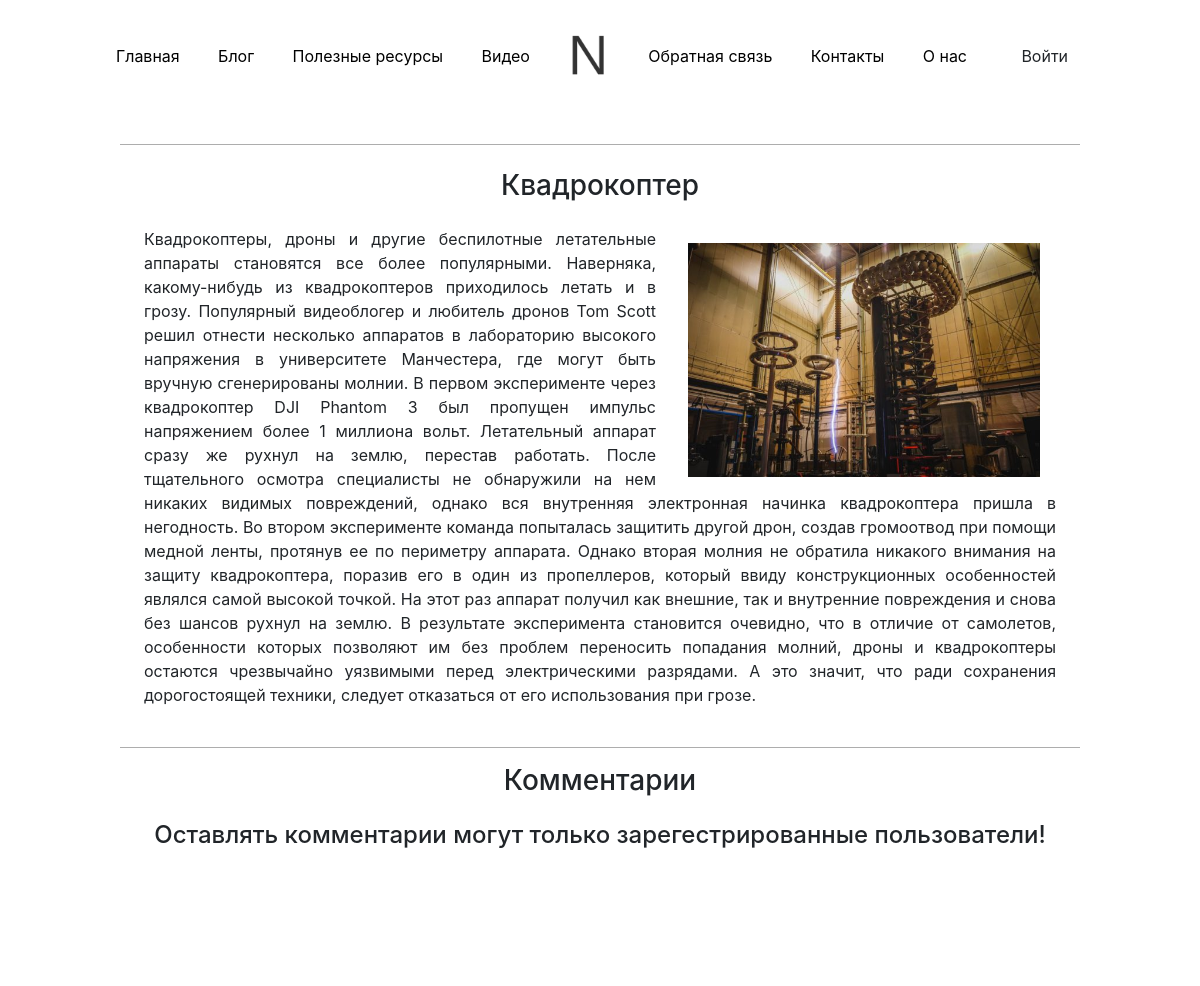
Page /blogcontent/32 on the committed database.
### mainApp/models.py (models this page shows, shortened)
class Blog(models.Model):
    picture = models.ImageField(null=True, blank=True, upload_to="")
    title = models.CharField('Сообщение', max_length=50)
    description = models.CharField("Краткое содержание", max_length=150)
    content = models.TextField("Полное содержание")
    posted = models.DateTimeField("Время", default=datetime.now)

### mainApp/views.py (the view)
# urls.py: path('blogcontent/<int:pk>', views.blogcontent, name='blogcontent'),
def blogcontent(request, pk):
    post = Blog.objects.get(id=pk)
    comment = Comment.objects.filter(post = pk).order_by('-time')
    if request.user.is_authenticated:
        user_first_name = request.user.first_name
        user_last_name = request.user.last_name
        if request.method == 'POST':
            form = CommentForm(request.POST)
            if form.is_valid():
                form2 = form.save(commit=False)
                form2.user = request.user
                form2.time = datetime.now()
                form2.post = post
                form2.save()
                form = CommentForm()
        else:
            form = CommentForm()
        context = {'user_first_name': user_first_name, 'user_last_name': user_last_name, 'footertitle': 'Блог', 'form': form, 'post': post, 'comment': comment}
    else:
        context = {'post': post}
    return render(request, 'mainApp/blogcontent.html', context)

### mainApp/templates/mainApp/blogcontent.html (shortened to what this page needs)
{% extends "mainApp/index.html" %}
{% block content %}
<div class="blogcontent-px">
   <div class="blogcontent">
      <h3>{{ post.title }}</h3>
      <img class="img1" src="{{ post.picture.url }}" alt="">
      <p>{{ post.content }}</p>
   </div>
   <h3 class="title-blogcontent-px">Комментарии</h3>
   {% if user.is_authenticated %}
   <div class="blogcontent-comment">
      <form method="POST">
         {% csrf_token %}
         {{ form.comment }}
         <button type="submit" value="Отправить">Добавить</button>
      </form>
   </div>
   {% else %}
   <h4>Оставлять комментарии могут только зарегестрированные пользователи!</h4>
   {% endif %}
</div>
{% endblock %}

### mainApp/static/css/main.css (style rules this page uses)
body { padding-top: 7rem; }
body { position: relative; padding-bottom: 6rem; min-height: 100vh; }
.blogcontent-px { display: flex; flex-direction: column; align-items: center; padding: 2rem 0; }
.blogcontent { width: 80%; border-bottom: 1px solid rgb(173, 173, 173); padding: 1.5rem; border-top: 1px solid rgb(173, 173, 173); padding: 1.5rem; }
.img1 { display: block; float: right; padding: 1rem 1rem 0.5rem 2rem; width: 400px; }
.blogcontent h3 { padding-bottom: 1rem; text-align: center; }
.blogcontent p { text-align: justify; }
.title-blogcontent-px { padding: 1rem; text-align: center; }

### mainApp/static/css/bootnik.css (style rules this page uses)
*,::before,::after { box-sizing:border-box }
html { font-family:sans-serif;line-height:1.15;-webkit-text-size-adjust:100%;-ms-text-size-adjust:100%;-ms-overflow-style:scrollbar;-webkit-tap-highlight-color:transparent }
body { margin:0;font-family:-apple-system,BlinkMacSystemFont,"Segoe UI",Roboto,"Helvetica Neue",Arial,sans-serif,"Apple Color Emoji","Segoe UI Emoji","Segoe UI Symbol";font-size:1rem;font-weight:400;line-height:1.5;color:#212529;text-align:left;background-color:#fff }
h1,h2,h3,h4,h5,h6 { margin-top:0;margin-bottom:.5rem }
p { margin-top:0;margin-bottom:1rem }
img { vertical-align:middle;border-style:none }
h1,h2,h3,h4,h5,h6,.h1,.h2,.h3,.h4,.h5,.h6 { margin-bottom:.5rem;font-family:inherit;font-weight:500;line-height:1.2;color:inherit }
h3,.h3 { font-size:1.75rem }
h4,.h4 { font-size:1.5rem }

### rows in the picture
Blog: title "Квадрокоптер", picture (picture), content "Квадрокоптеры, дроны и другие беспилотные летательные аппараты становятся все более популярными. Наверняка, какому-нибудь из квадрокоптеров приходилось летать и в грозу. Популярный видеоблогер и любитель дронов Tom Scott решил отнести несколько аппаратов в лабораторию высокого напряжения в университете Манчестера, где могут быть вручную сгенерированы молнии. В первом эксперименте через квадрокоптер DJI Phantom 3 был пропущен импульс напряжением более 1 миллиона вольт. Летательный аппарат сразу же рухнул на землю, перестав работать. После тщательного осмотра специалисты не обнаружили на нем никаких видимых повреждений, однако вся внутренняя электронная начинка квадрокоптера пришла в…"
